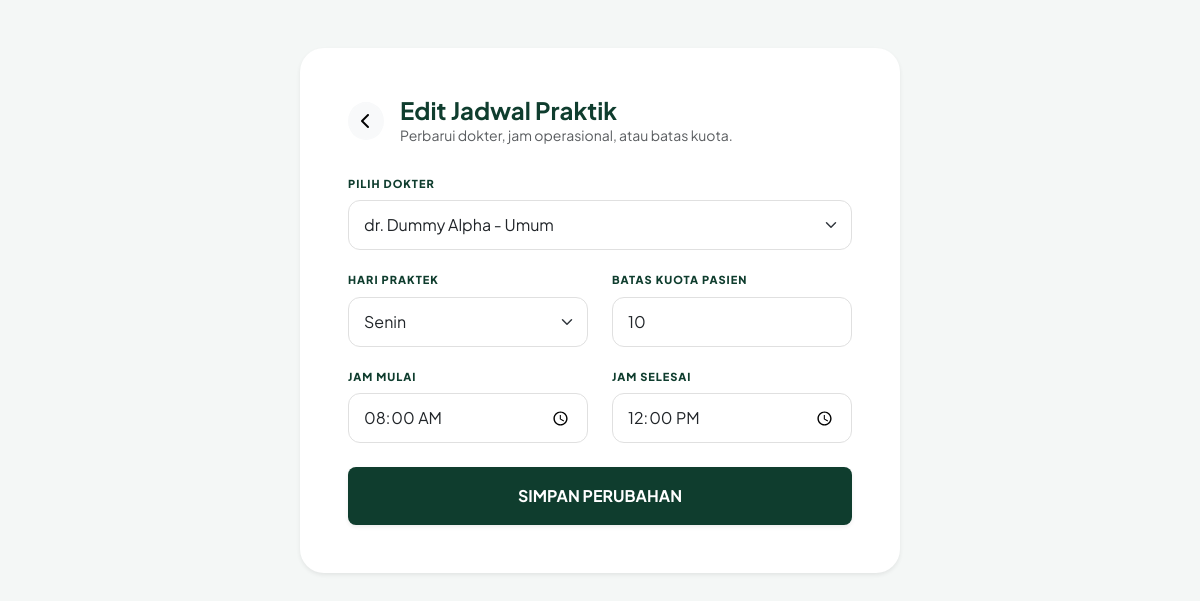
Page /admin/edit_jadwal.php?id=1 (signed in) on the committed database.
### tables this page shows
CREATE TABLE jadwal_dokter (
  id_jadwal INT AUTO_INCREMENT PRIMARY KEY,
  id_dokter INT NOT NULL,
  hari VARCHAR(20) NOT NULL,
  jam_mulai TIME NOT NULL,
  jam_selesai TIME NOT NULL,
  kuota INT DEFAULT 10,
  status VARCHAR(20) DEFAULT 'Aktif',
  FOREIGN KEY (id_dokter) REFERENCES dokter(id_dokter) ON DELETE CASCADE
);

### db.php (called while the page is built, shortened)
<?php
class DbConnection
{
    public function __construct($handle)
    {
        $this->handle = $handle;
    }
}
function db_connect_from_env(): ?DbConnection
{
    $host = getenv('DB_HOST') ?: getenv('MYSQLHOST') ?: "127.0.0.1";
    $user = getenv('DB_USER') ?: getenv('MYSQLUSER') ?: "root";
    $pass = getenv('DB_PASS') ?: getenv('MYSQLPASSWORD') ?: "";
    $db = getenv('DB_NAME') ?: getenv('MYSQLDATABASE') ?: "klinik_reservasi";
    $port = (int) (getenv('DB_PORT') ?: getenv('MYSQLPORT') ?: 3306);
    $handle = @mysqli_connect($host, $user, $pass, $db, $port);
    mysqli_set_charset($handle, 'utf8mb4');
    return new DbConnection($handle);
}
function db_query(?DbConnection $conn, string $query)
{
    $result = mysqli_query($conn->handle, $query);
    return $result;
}
function db_fetch_assoc($result): ?array
{
    if ($result instanceof mysqli_result) {
        $row = mysqli_fetch_assoc($result);
        return $row === null ? null : $row;
    }
    return null;
}
function db_real_escape_string(?DbConnection $conn, $value): string
{
    $value = (string) $value;
    if ($conn) {
        return mysqli_real_escape_string($conn->handle, $value);
    }
    return addslashes($value);
}

### koneksi.php (called while the page is built, shortened)
<?php
require_once __DIR__ . '/db.php';
$conn = db_connect_from_env();
?>

### admin/edit_jadwal.php (the view, shortened to what this page needs)
<?php
include '../koneksi.php';
$id_jadwal = db_real_escape_string($conn, $_GET['id']);
$query_data = "SELECT * FROM jadwal_dokter WHERE id_jadwal = '$id_jadwal'";
$result_data = db_query($conn, $query_data);
$data = db_fetch_assoc($result_data);
?>
<!DOCTYPE html>
<html lang="id">
<head>
    <link href="https://cdn.jsdelivr.net/npm/bootstrap@5.3.0/dist/css/bootstrap.min.css" rel="stylesheet">
    <link rel="stylesheet" href="https://cdnjs.cloudflare.com/ajax/libs/font-awesome/6.4.0/css/all.min.css">
</head>
<body class="py-5">
    <div class="container">
        <div class="card border-0 shadow-sm mx-auto p-4 p-md-5" style="max-width: 600px; border-radius: 24px;">
            <div class="d-flex align-items-center mb-4">
                <a href="jadwal.php" class="btn btn-light rounded-circle me-3"><i class="fas fa-chevron-left"></i></a>
                <div>
                    <h4 class="fw-bold mb-0" style="color: #0f3d2e;">Edit Jadwal Praktik</h4>
                    <p class="text-muted small mb-0">Perbarui dokter, jam operasional, atau batas kuota.</p>
                </div>
            </div>
            <form method="POST">
                <div class="mb-3">
                    <label class="label-custom">PILIH DOKTER</label>
                    <select name="id_dokter" class="form-select" required>
                        <?php
                        $query_dokter = "SELECT * FROM dokter";
                        $result_dokter = db_query($conn, $query_dokter);
                        while ($dokter = db_fetch_assoc($result_dokter)) {
                            $selected = ($dokter['id_dokter'] == $data['id_dokter']) ? "selected" : "";
                            echo "<option value='{$dokter['id_dokter']}' $selected>{$dokter['nama_dokter']} - {$dokter['spesialisasi']}</option>";
                        }
                        ?>
                    </select>
                </div>
                <div class="row">
                    <div class="col-md-6 mb-3">
                        <label class="label-custom">HARI PRAKTEK</label>
                        <select name="hari" class="form-select" required>
                            <?php
                            $hari_pilihan = ['Senin', 'Selasa', 'Rabu', 'Kamis', 'Jumat', 'Sabtu', 'Minggu'];
                            foreach ($hari_pilihan as $h) {
                                $selected = ($data['hari'] == $h) ? 'selected' : '';
                                echo "<option value='$h' $selected>$h</option>";
                            }
                            ?>
                        </select>
                    </div>
                    <div class="col-md-6 mb-3">
                        <label class="label-custom">BATAS KUOTA PASIEN</label>
                        <input type="number" name="kuota" class="form-control" value="<?php echo htmlspecialchars($data['kuota']); ?>" min="1" required>
                    </div>
                </div>
                <div class="row">
                    <div class="col-6 mb-4">
                        <label class="label-custom">JAM MULAI</label>
                        <input type="time" name="jam_mulai" class="form-control" value="<?php echo htmlspecialchars($data['jam_mulai']); ?>" required>
                    </div>
                    <div class="col-6 mb-4">
                        <label class="label-custom">JAM SELESAI</label>
                        <input type="time" name="jam_selesai" class="form-control" value="<?php echo htmlspecialchars($data['jam_selesai']); ?>" required>
                    </div>
                </div>
                <button type="submit" name="update" class="btn w-100 py-3 fw-bold rounded-3 shadow-sm text-white" style="background: #0f3d2e;">
                    SIMPAN PERUBAHAN
                </button>
            </form>
        </div>
    </div>
</body>
</html>

### admin/edit_jadwal.php (style rules this page uses)
body { background: #f4f7f6; font-family: 'Plus Jakarta Sans', sans-serif; color: #2d3436; }
.form-control, .form-select { border-radius: 12px; border: 1px solid #e0e0e0; transition: 0.3s; padding: 12px 15px; }
.label-custom { font-size: 11px; font-weight: 800; color: #0f3d2e; letter-spacing: 1px; margin-bottom: 8px; }

### rows in the picture
jadwal_dokter: kuota "10", jam_mulai "08:00:00", jam_selesai "12:00:00"

### other values in the picture
form field id_dokter "dr. Dummy Alpha - Umum"
form field hari "Senin"
